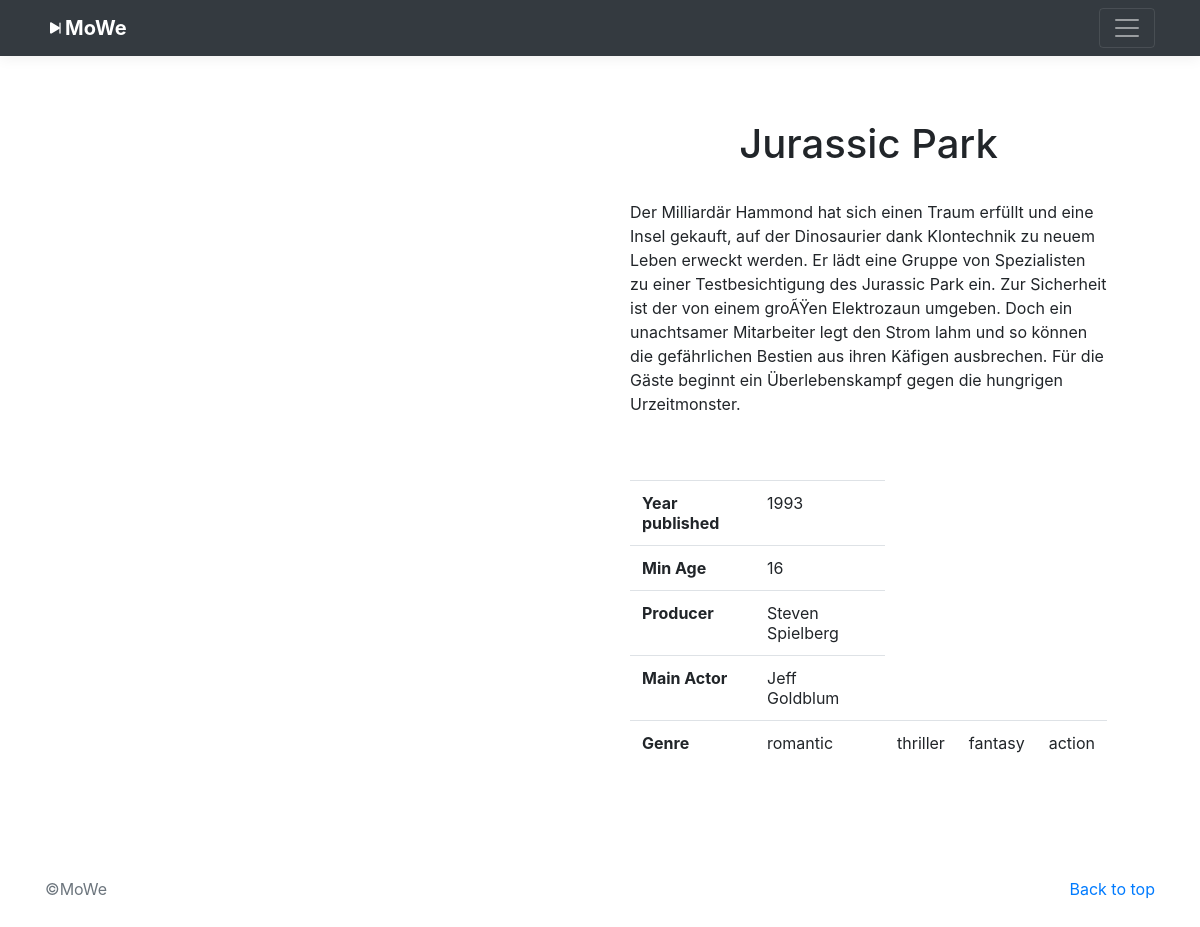
Screenshot of /php/movie_detail.php?pk=5 with the database file from the repository.
### tables this page shows
CREATE TABLE movie (
    movie_pk int NOT NULL AUTO_INCREMENT,
    name varchar(50),
    yearpublished int NOT NULL,
    producer varchar(50),
    imageURL varchar(250),
    description_short varchar(255),
    description varchar(1000),
    fsk int(2) NOT NULL,
    mainActor varchar(50),
    PRIMARY KEY (movie_pk)
);

CREATE TABLE genre (
    genre_pk int NOT NULL AUTO_INCREMENT,
    name varchar(20),
    PRIMARY KEY (genre_pk)
);

### php/movie_detail.php (the view, shortened to what this page needs)
<?php
    $con = mysqli_connect('localhost', 'root', '', 'movielibrary');
    include("include/header.php");
            $moviePk = $_REQUEST['pk'];
            $sql = "SELECT * FROM movie WHERE movie_pk = $moviePk";
            $movie = mysqli_query($con,$sql);
            $movieRow = mysqli_fetch_array($movie);
            $join = "SELECT g.name AS genre, m.* FROM genre g, movie m, movieGenre mg WHERE mg.movie_fk = m.movie_pk AND mg.genre_fk = g.genre_pk AND m.movie_pk = '$moviePk'";
            $getGenres = mysqli_query($con,$join);
            echo '
            <main role="main">
                <div class="container p-5">
                    <div class="row">
                        <div class="col-lg-6">
                            <div class="container">
                                <img class="img-fluid" src="'.$movieRow['imageURL'].'" alt="">
                            </div>
                        </div>
                        <div class="col-lg-6">
                            <div class="container pt-3">
                                <h1 class="text-center">'. $movieRow['name'].'</h1><br>
                                <p>'.$movieRow['description'].'</p><br><br>
                                <table class="table">
                                    <tbody>
                                        <tr>
                                            <th scope="row">Year published</th>
                                            <td>'.$movieRow['yearpublished'].'</td>
                                        </tr>
                                        <tr>
                                            <th scope="row">Min Age</th>
                                            <td>'.$movieRow['fsk'].'</td>
                                        </tr>
                                        <tr>
                                            <th scope="row">Producer</th>
                                            <td>'.$movieRow['producer'].'</td>
                                        </tr>
                                        <tr>
                                            <th scope="row">Main Actor</th>
                                            <td>'.$movieRow['mainActor'].'</td>
                                        </tr>
                                        <tr>
                                            <th scope="row">Genre</th>';
                                            while($g = mysqli_fetch_assoc($getGenres)){
                                                echo '<td>'.$g['genre'].'</td>';
                                            }
                                            echo'
                                        </tr>
                                    </tbody>
                                </table>
                            </div>
                        </div>
                    </div>
                </div>
            </main>
            <footer class="text-muted">
                <div class="container">
                    <p class="float-right">
                        <a class="text-decoration-none" href="#">Back to top</a>
                    </p>
                    <p>&copy;MoWe </p>
                </div>
            </footer>
        </body>
    </html>';
?>

### css/gallery.css (style rules this page uses)
:root { --jumbotron-padding-y: 3rem; }
footer { padding-top: 3rem; padding-bottom: 3rem; }
footer p { margin-bottom: .25rem; }

### rows the page displays
movie: name "Jurassic Park", description "Der Milliardär Hammond hat sich einen Traum erfüllt und eine Insel gekauft, auf der Dinosaurier dank Klontechnik zu neuem Leben erweckt werden. Er lädt eine Gruppe von Spezialisten zu einer Testbesichtigung des Jurassic Park ein. Zur Sicherheit ist der von einem groÃŸen Elektrozaun umgeben. Doch ein unachtsamer Mitarbeiter legt den Strom lahm und so können die gefährlichen Bestien aus ihren Käfigen ausbrechen. Für die Gäste beginnt ein Überlebenskampf gegen die hungrigen Urzeitmonster.", yearpublished "1993", fsk "16", producer "Steven Spielberg", mainActor "Jeff Goldblum"
genre: name "romantic"
genre: name "thriller"
genre: name "fantasy"
genre: name "action"
